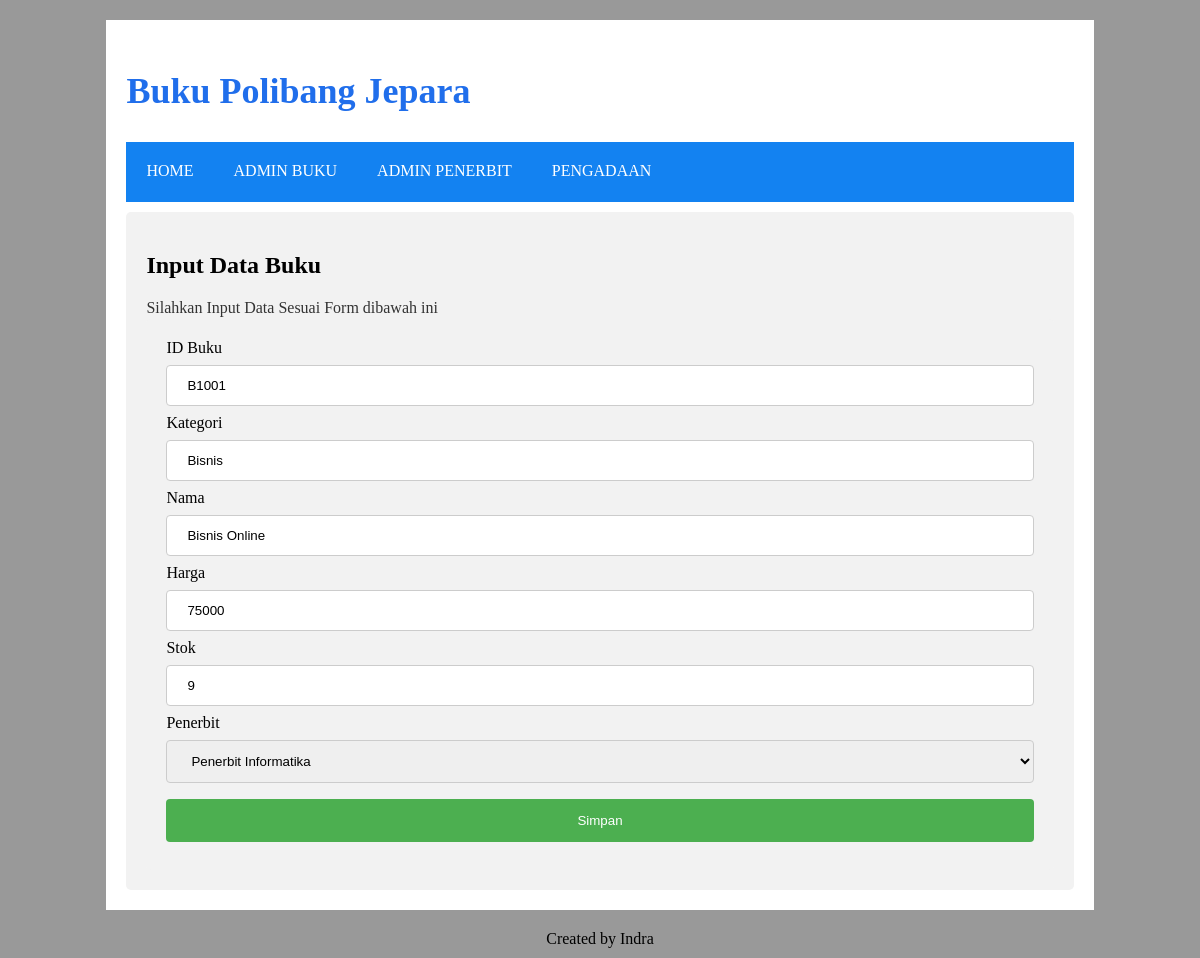
/toko_buku/admin.php?page=buku/edit.php&id=B1001, run on the app's committed database.
### tables this page shows
CREATE TABLE `buku` (
  `id` varchar(5) NOT NULL,
  `penerbit_id` varchar(5) NOT NULL,
  `kategori` varchar(100) NOT NULL,
  `nama` varchar(200) NOT NULL,
  `harga` int(11) NOT NULL,
  `stok` int(11) NOT NULL
);

CREATE TABLE `penerbit` (
  `id` varchar(5) NOT NULL,
  `nama` varchar(100) NOT NULL,
  `alamat` varchar(200) NOT NULL,
  `kota` varchar(100) NOT NULL,
  `telepon` varchar(20) NOT NULL
);

### toko_buku/buku/edit.php (the view, shortened to what this page needs)
<?php
    include ("config/koneksi.php");
    $sql = mysqli_query($conn, "SELECT * FROM buku WHERE id = '{$_GET['id']}'");
    $row = mysqli_fetch_assoc($sql);
?>
<h2>Input Data Buku</h2>
<article>Silahkan Input Data Sesuai Form dibawah ini</article>
<div>
    <form name="buku" method="post" action="">
        <label for="id">ID Buku</label>
        <input type="text" id="id" name="id" placeholder="ID Buku" value="<?= $row['id'] ?>">
        <label for="kategori">Kategori</label>
        <input type="text" id="kategori" name="kategori" placeholder="Kategori" value="<?= $row['kategori'] ?>">
        <label for="nama">Nama</label>
        <input type="text" id="nama" name="nama" placeholder="Nama" value="<?= $row['nama'] ?>">
        <label for="harga">Harga</label>
        <input type="text" id="harga" name="harga" placeholder="Harga" value="<?= $row['harga'] ?>">
        <label for="stok">Stok</label>
        <input type="text" id="stok" name="stok" placeholder="Stok" value="<?= $row['stok'] ?>">
        <label for="penerbit_id">Penerbit</label>
        <select id="penerbit_id" name="penerbit_id">
            <?php
                $query = mysqli_query($conn, "SELECT * FROM `penerbit`");
                while($data=mysqli_fetch_assoc($query)):
            ?>
            <option value="<?= $data['id'] ?>" <?= $row['penerbit_id'] == $data['id'] ? "selected" : "" ?>><?= $data['nama'] ?></option>
            <?php endwhile; ?>
        </select>
        <input type="submit" name="submit" value="Simpan">
    </form>
</div>

### toko_buku/css_qk1.css (style rules this page uses)
input[type=text], input[type=date], select, textarea { width: 100%; padding: 12px 20px; margin: 8px 0; display: inline-block; border: 1px solid #ccc; border-radius: 4px; box-sizing: border-box; }
input[type=submit] { width: 100%; background-color: #4CAF50; color: white; padding: 14px 20px; margin: 8px 0; border: none; border-radius: 4px; cursor: pointer; }
div { border-radius: 5px; background-color: #f2f2f2; padding: 20px; }
body { background-color: #999; }
article { min-height: 20px; color: #333; }

### data on the page
buku: id "B1001", kategori "Bisnis", nama "Bisnis Online", harga "75000", stok "9", penerbit_id "Penerbit Informatika"
